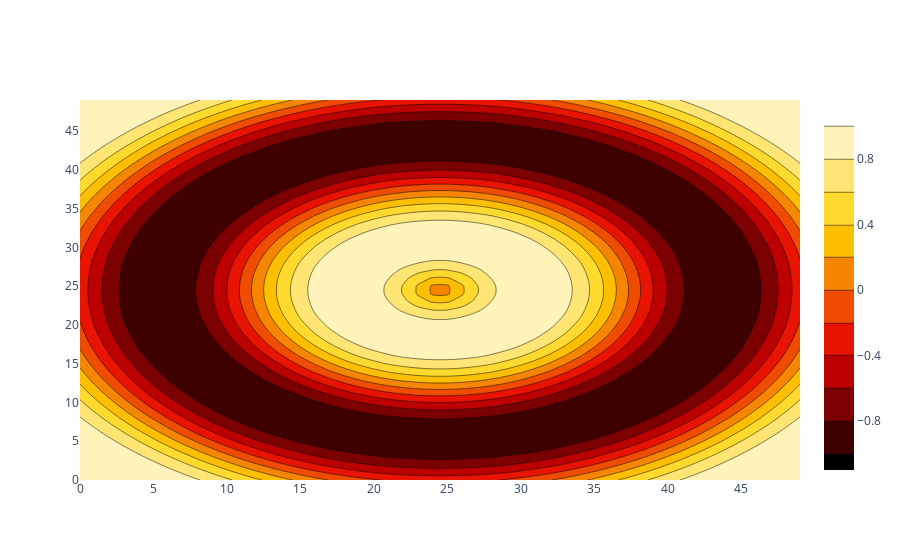

The code cell stored with this chart in its notebook:
### Code cell
fig = go.Figure(
  data = go.Contour(
    z = z,
    colorscale = 'Hot',
    line_smoothing = 0.85
  )
)

fig.show()

### Figure 1 — Plotly figure (JSON) as saved in the notebook; plotly's stock layout.template omitted (floating-point values rounded to 4 significant figures; data arrays with more than 128 entries replaced by an {"elided": "..."} marker saying what was removed)
{"data": [{"colorscale": [[0, "rgb(0,0,0)"], [0.3333, "rgb(230,0,0)"], [0.6667, "rgb(255,210,0)"], [1, "rgb(255,255,255)"]], "type": "contour", "z": {"elided": "50x50 float values"}}], "layout": {}}
